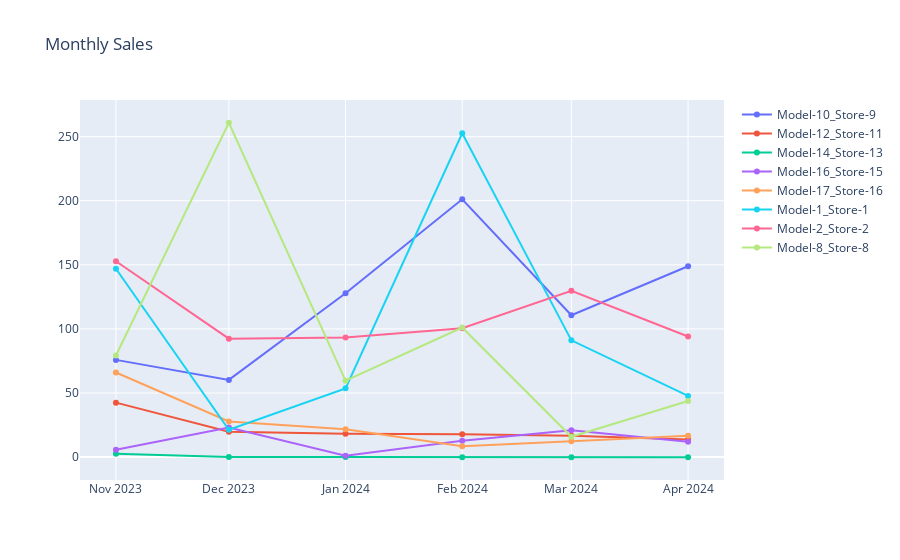

The notebook cell this image was saved under:
### Code cell
# Get unique Model_Store_Pairs
unique_pairs = df_predict_next_months['Model_Store_Pair'].unique()

# Create an empty list to store traces
plot_data = []

# Loop through each unique Model_Store_Pair and create a trace
for unique_pair in unique_pairs:
    trace = go.Scatter(
        x=df_predict_next_months[df_predict_next_months['Model_Store_Pair'] == unique_pair]['MONTH_YEAR'],
        y=df_predict_next_months[df_predict_next_months['Model_Store_Pair'] == unique_pair]['Predicted_Sales_Quantity'],
        mode='lines+markers', 
        name=unique_pair  # Label each trace with the Model_Store_Pair
    )
    plot_data.append(trace)

plot_layout = go.Layout(
    title='Monthly Sales'
)

fig = go.Figure(data=plot_data, layout=plot_layout)
iplot(fig)

### Figure 1 — Plotly figure (JSON) as saved in the notebook; plotly's stock layout.template omitted (floating-point values rounded to 4 significant figures)
{"data": [{"mode": "lines+markers", "name": "Model-10_Store-9", "type": "scatter", "x": ["2023-11-01T00:00:00", "2023-12-01T00:00:00", "2024-01-01T00:00:00", "2024-02-01T00:00:00", "2024-03-01T00:00:00", "2024-04-01T00:00:00"], "y": [75.84, 60.24, 127.9, 201.1, 110.7, 148.9]}, {"mode": "lines+markers", "name": "Model-12_Store-11", "type": "scatter", "x": ["2023-11-01T00:00:00", "2023-12-01T00:00:00", "2024-01-01T00:00:00", "2024-02-01T00:00:00", "2024-03-01T00:00:00", "2024-04-01T00:00:00"], "y": [42.5, 19.73, 18.26, 17.93, 16.77, 13.7]}, {"mode": "lines+markers", "name": "Model-14_Store-13", "type": "scatter", "x": ["2023-11-01T00:00:00", "2023-12-01T00:00:00", "2024-01-01T00:00:00", "2024-02-01T00:00:00", "2024-03-01T00:00:00", "2024-04-01T00:00:00"], "y": [2.536, 0.0498, 0.1438, -0.1011, -0.03594, -0.06017]}, {"mode": "lines+markers", "name": "Model-16_Store-15", "type": "scatter", "x": ["2023-11-01T00:00:00", "2023-12-01T00:00:00", "2024-01-01T00:00:00", "2024-02-01T00:00:00", "2024-03-01T00:00:00", "2024-04-01T00:00:00"], "y": [5.822, 23.13, 1.12, 12.83, 20.99, 11.93]}, {"mode": "lines+markers", "name": "Model-17_Store-16", "type": "scatter", "x": ["2023-11-01T00:00:00", "2023-12-01T00:00:00", "2024-01-01T00:00:00", "2024-02-01T00:00:00", "2024-03-01T00:00:00", "2024-04-01T00:00:00"], "y": [66.03, 27.76, 21.81, 8.413, 12.42, 16.7]}, {"mode": "lines+markers", "name": "Model-1_Store-1", "type": "scatter", "x": ["2023-11-01T00:00:00", "2023-12-01T00:00:00", "2024-01-01T00:00:00", "2024-02-01T00:00:00", "2024-03-01T00:00:00", "2024-04-01T00:00:00"], "y": [147.0, 21.37, 53.64, 252.6, 91.08, 47.71]}, {"mode": "lines+markers", "name": "Model-2_Store-2", "type": "scatter", "x": ["2023-11-01T00:00:00", "2023-12-01T00:00:00", "2024-01-01T00:00:00", "2024-02-01T00:00:00", "2024-03-01T00:00:00", "2024-04-01T00:00:00"], "y": [152.8, 92.43, 93.31, 100.6, 129.7, 94.05]}, {"mode": "lines+markers", "name": "Model-8_Store-8", "type": "scatter", "x": ["2023-11-01T00:00:00", "2023-12-01T00:00:00", "2024-01-01T00:00:00", "2024-02-01T00:00:00", "2024-03-01T00:00:00", "2024-04-01T00:00:00"], "y": [79.26, 260.8, 59.63, 101.1, 15.85, 43.79]}], "layout": {"title": {"text": "Monthly Sales"}}}
